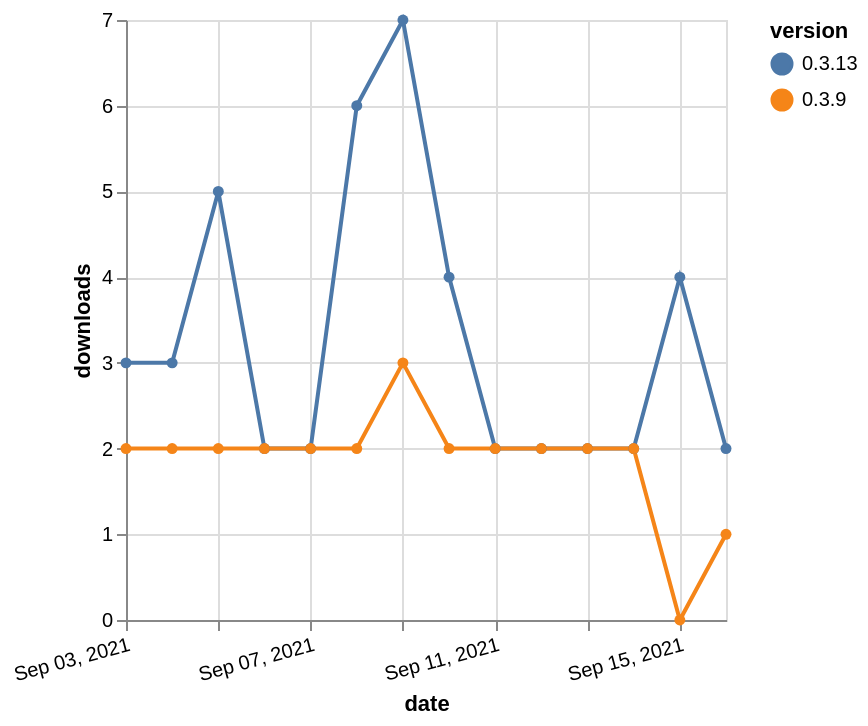

Source (Vega-Lite JSON):
### Vega-Lite specification from a JSON file in a GitHub repository (floating-point values rounded to 4 significant figures)
{"$schema": "https://vega.github.io/schema/vega-lite/v5.json", "description": "A simple bar chart with embedded data.", "data": {"values": [{"date": "2021-09-03", "total": 3042, "delta": 3, "version": "0.3.13"}, {"date": "2021-09-04", "total": 3045, "delta": 3, "version": "0.3.13"}, {"date": "2021-09-05", "total": 3050, "delta": 5, "version": "0.3.13"}, {"date": "2021-09-06", "total": 3052, "delta": 2, "version": "0.3.13"}, {"date": "2021-09-07", "total": 3054, "delta": 2, "version": "0.3.13"}, {"date": "2021-09-08", "total": 3060, "delta": 6, "version": "0.3.13"}, {"date": "2021-09-09", "total": 3067, "delta": 7, "version": "0.3.13"}, {"date": "2021-09-10", "total": 3071, "delta": 4, "version": "0.3.13"}, {"date": "2021-09-11", "total": 3073, "delta": 2, "version": "0.3.13"}, {"date": "2021-09-12", "total": 3075, "delta": 2, "version": "0.3.13"}, {"date": "2021-09-13", "total": 3077, "delta": 2, "version": "0.3.13"}, {"date": "2021-09-14", "total": 3079, "delta": 2, "version": "0.3.13"}, {"date": "2021-09-15", "total": 3083, "delta": 4, "version": "0.3.13"}, {"date": "2021-09-16", "total": 3085, "delta": 2, "version": "0.3.13"}, {"date": "2021-09-03", "total": 2817, "delta": 2, "version": "0.3.9"}, {"date": "2021-09-04", "total": 2819, "delta": 2, "version": "0.3.9"}, {"date": "2021-09-05", "total": 2821, "delta": 2, "version": "0.3.9"}, {"date": "2021-09-06", "total": 2823, "delta": 2, "version": "0.3.9"}, {"date": "2021-09-07", "total": 2825, "delta": 2, "version": "0.3.9"}, {"date": "2021-09-08", "total": 2827, "delta": 2, "version": "0.3.9"}, {"date": "2021-09-09", "total": 2830, "delta": 3, "version": "0.3.9"}, {"date": "2021-09-10", "total": 2832, "delta": 2, "version": "0.3.9"}, {"date": "2021-09-11", "total": 2834, "delta": 2, "version": "0.3.9"}, {"date": "2021-09-12", "total": 2836, "delta": 2, "version": "0.3.9"}, {"date": "2021-09-13", "total": 2838, "delta": 2, "version": "0.3.9"}, {"date": "2021-09-14", "total": 2840, "delta": 2, "version": "0.3.9"}, {"date": "2021-09-15", "total": 2840, "delta": 0, "version": "0.3.9"}, {"date": "2021-09-16", "total": 2841, "delta": 1, "version": "0.3.9"}]}, "width": "container", "mark": {"type": "line", "point": {"filled": true}}, "encoding": {"x": {"field": "date", "type": "temporal", "timeUnit": "yearmonthdate", "title": "date", "axis": {"labelAngle": -15}}, "y": {"field": "delta", "type": "quantitative", "title": "downloads"}, "color": {"field": "version", "type": "nominal"}, "tooltip": {"field": "delta"}}}
